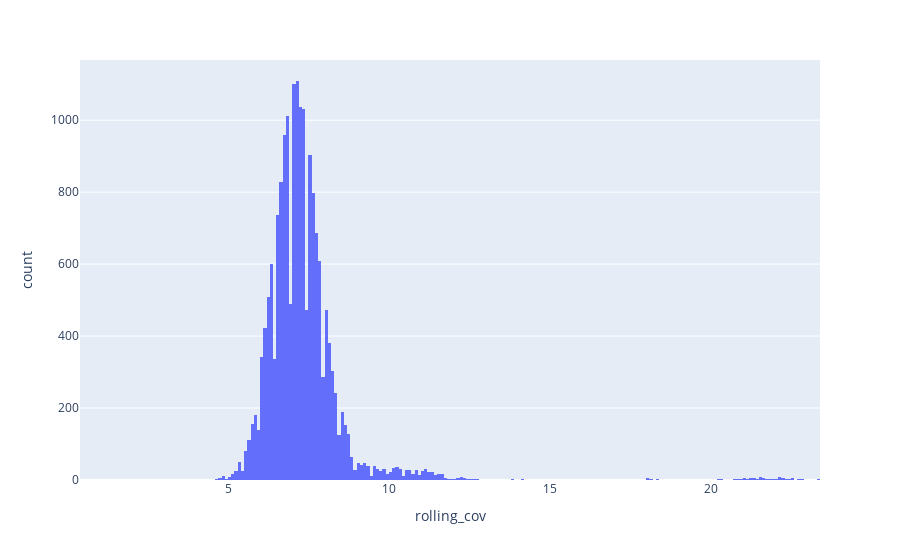

The notebook cell this image was saved under:
### Code cell
px.histogram(df_count, "rolling_cov")

### Figure 1 — Plotly figure (JSON) as saved in the notebook; plotly's stock layout.template omitted (floating-point values rounded to 4 significant figures; data arrays with more than 128 entries replaced by an {"elided": "..."} marker saying what was removed)
{"data": [{"alignmentgroup": "True", "bingroup": "x", "hovertemplate": "rolling_cov=%{x}<br>count=%{y}<extra></extra>", "legendgroup": "", "marker": {"color": "#636efa", "pattern": {"shape": ""}}, "name": "", "offsetgroup": "", "orientation": "v", "showlegend": false, "type": "histogram", "x": {"elided": "18072 float values"}, "xaxis": "x", "yaxis": "y"}], "layout": {"barmode": "relative", "legend": {"tracegroupgap": 0}, "margin": {"t": 60}, "xaxis": {"anchor": "y", "domain": [0, 1], "title": {"text": "rolling_cov"}}, "yaxis": {"anchor": "x", "domain": [0, 1], "title": {"text": "count"}}}}
